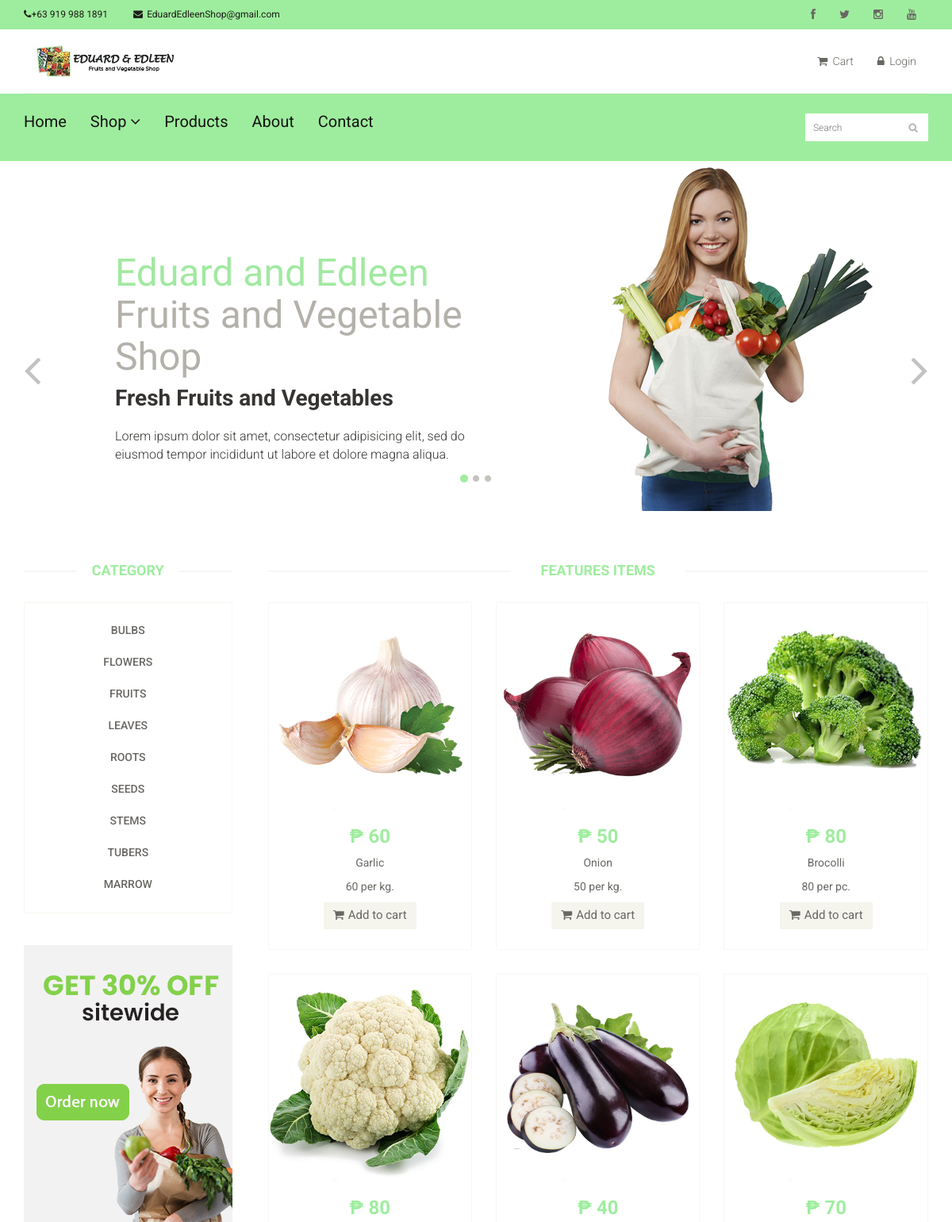
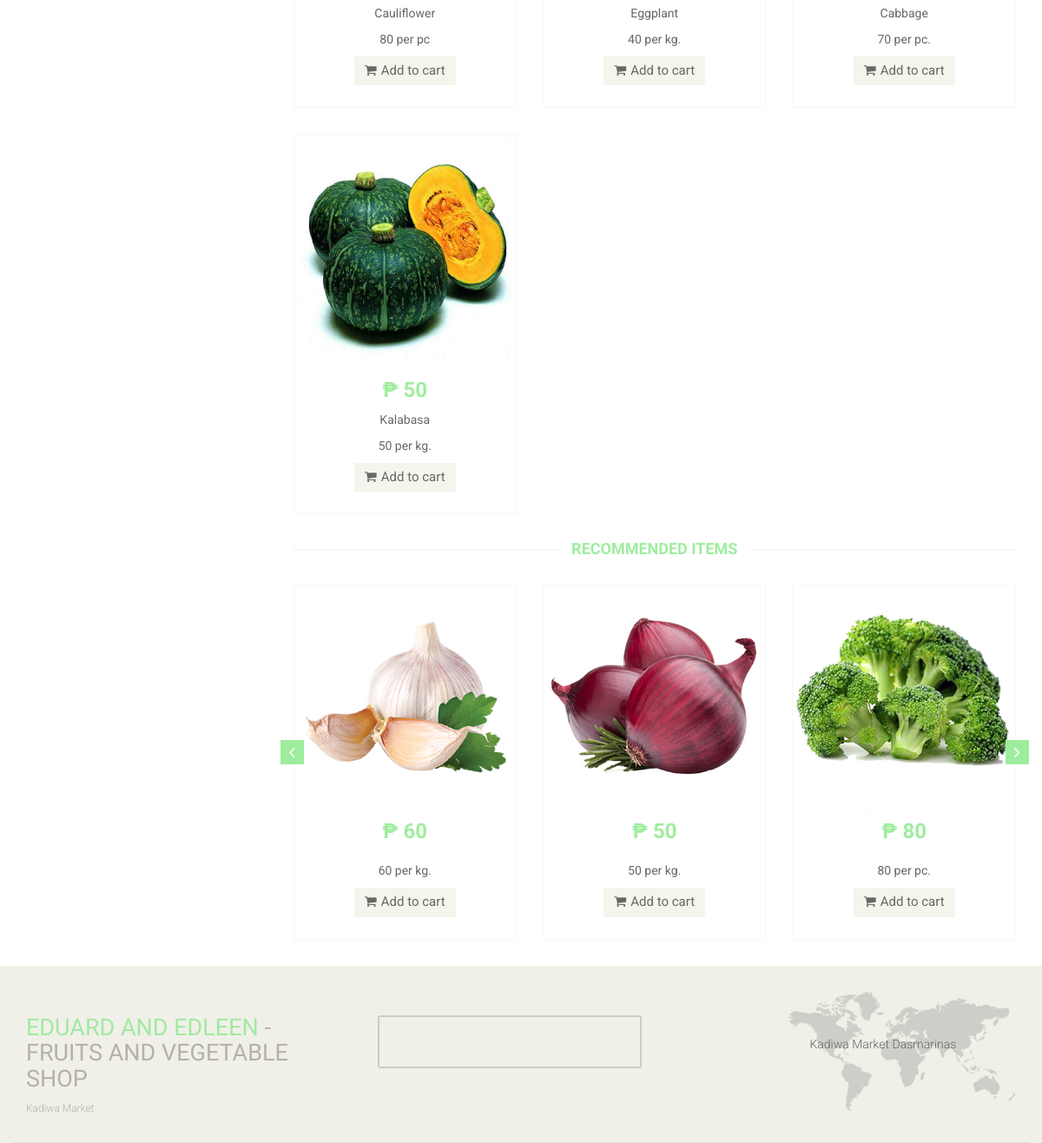
The page / on the database its author committed (2 pictures, top to bottom).
### tables this page shows
CREATE TABLE `tblcontact` (
  `CMS_CONTACT_ID` int(11) NOT NULL,
  `CMS_CONTACT_NAME` varchar(255) NOT NULL,
  `CMS_CONTACT_ADDRESS` varchar(255) NOT NULL,
  `CMS_CONTACT_EMAIL` varchar(255) NOT NULL,
  `CMS_CONTACT_PHONE` varchar(255) NOT NULL,
  `CMS_CONTACT_FB` varchar(255) NOT NULL,
  `CMS_CONTACT_IG` varchar(255) NOT NULL,
  `CMS_CONTACT_TWT` varchar(255) NOT NULL
);

CREATE TABLE `tblabout` (
  `CMS_ABOUT_ID` int(11) NOT NULL,
  `CMS_ABOUT_STORY` varchar(1999) NOT NULL,
  `CMS_ABOUT_MISSION` varchar(1999) NOT NULL,
  `CMS_ABOUT_VISION` varchar(1999) NOT NULL,
  `CMS_ABOUT_BUSINESSLOGO` varchar(255) NOT NULL
);

CREATE TABLE `tblcategory` (
  `CATEGID` int(11) NOT NULL,
  `CATEGORIES` varchar(255) NOT NULL,
  `USERID` int(11) NOT NULL
);

CREATE TABLE `tblpromopro` (
  `PROMOID` int(11) NOT NULL,
  `PROID` int(11) NOT NULL,
  `PRODISCOUNT` double NOT NULL,
  `PRODISPRICE` double NOT NULL,
  `PROBANNER` tinyint(4) NOT NULL,
  `PRONEW` tinyint(4) NOT NULL
);

CREATE TABLE `tblproduct` (
  `PROID` int(11) NOT NULL,
  `PRODNAME` varchar(100) NOT NULL,
  `PRODESC` varchar(255) DEFAULT NULL,
  `INGREDIENTS` varchar(255) NOT NULL,
  `PROQTY` int(11) DEFAULT NULL,
  `ORIGINALPRICE` double NOT NULL,
  `PROPRICE` double DEFAULT NULL,
  `CATEGID` int(11) DEFAULT NULL,
  `IMAGES` varchar(255) DEFAULT NULL,
  `PROSTATS` varchar(30) DEFAULT NULL,
  `OWNERNAME` varchar(90) NOT NULL,
  `OWNERPHONE` varchar(90) NOT NULL,
  `PROD_STATUS` varchar(255) NOT NULL DEFAULT 'Active'
);

### index.php (called while the page is built, shortened)
<?php
require_once ("include/initialize.php");
require_once("theme/templates.php");
?>

### include/database.php (called while the page is built, shortened)
<?php
class Database {
	var $sql_string = '';
	private $conn;
	public function open_connection() {
		$this->conn = mysqli_connect(server,user,pass);
		if(!$this->conn){
			echo "Problem in database connection! Contact administrator!";
			exit();
		}else{
			$db_select = mysqli_select_db($this->conn,database_name);
		}
	}
	function setQuery($sql='') {
		$this->sql_string=$sql;
	}
	function executeQuery() {
		$result = mysqli_query($this->conn,$this->sql_string);
		return $result;
	}
	private function confirm_query($result) {
		return $result;
	}
	function loadResultList( $key='' ) {
		$cur = $this->executeQuery();
		$array = array();
		while ($row = mysqli_fetch_object($cur)) {
			if ($key) {
				$array[$row->$key] = $row;
			} else {
				$array[] = $row;
			}
		}
		return $array;
	}
	function loadSingleResult() {
		$cur = $this->executeQuery();
		while ($row = mysqli_fetch_object($cur)) {
		return $data = $row;
		}
	}
}
$mydb = new Database();
?>

### home.php (the view, shortened to what this page needs)
<section id="slider">
    <div class="container">
      <div class="row">
        <div class="col-sm-12">
          <div id="slider-carousel" class="carousel slide" data-ride="carousel">
            <ol class="carousel-indicators">
              <li data-target="#slider-carousel" data-slide-to="0" class="active"></li>
              <li data-target="#slider-carousel" data-slide-to="1"></li>
              <li data-target="#slider-carousel" data-slide-to="2"></li>
            </ol>
            <div class="carousel-inner">
              <div class="item active">
                <div class="col-sm-6">
                  <h1><span>Eduard and Edleen</span> <br>Fruits and Vegetable Shop</h1>
                  <h2>Fresh Fruits and Vegetables</h2>
                  <p>Lorem ipsum dolor sit amet, consectetur adipisicing elit, sed do eiusmod tempor incididunt ut labore et dolore magna aliqua. </p>
                </div>
                <div class="col-sm-6">
                  <img src="images/home/girl1.jpg" class="girl img-responsive" alt="" />
                </div>
              </div>
            </div>
            <a href="#slider-carousel" class="left control-carousel hidden-xs" data-slide="prev">
              <i class="fa fa-angle-left"></i>
            </a>
            <a href="#slider-carousel" class="right control-carousel hidden-xs" data-slide="next">
              <i class="fa fa-angle-right"></i>
            </a>
          </div>
        </div>
      </div>
    </div>
  </section>
  <section class="bgcontent">
    <div class="container">
      <div class="row">
        <div class="col-sm-3">
            <?php include 'sidebar.php'; ?>
        </div>
        <div class="col-sm-9 padding-right">
          <div class="features_items">
            <h2 class="title text-center">Features Items</h2>
            <?php
            $query = "SELECT * FROM `tblpromopro` pr , `tblproduct` p , `tblcategory` c
            WHERE pr.`PROID`=p.`PROID` AND  p.`CATEGID` = c.`CATEGID`  AND PROQTY>0 ";
            $mydb->setQuery($query);
            $cur = $mydb->loadResultList();
            foreach ($cur as $result) {
              ?>
               <form   method="POST" action="cart/controller.php?action=add">
            <div class="col-sm-4">
              <div class="product-image-wrapper">
                <div class="single-products">
                    <div class="productinfo text-center">
                      <img src="<?php  echo web_root.'admin/products/'. $result->IMAGES; ?>" alt="" />
                      <h2>&#8369 <?php  echo $result->PRODISPRICE; ?></h2>
                      <p><?php  echo    $result->PRODNAME; ?></p>
                      <p><?php  echo    $result->PRODESC; ?></p>
                      <button type="submit" name="btnorder" class="btn btn-default add-to-cart"><i class="fa fa-shopping-cart"></i>Add to cart</button>
                    </div>
                    <div class="product-overlay">
                      <div class="overlay-content">
                      </div>
                    </div>
                </div>
              </div>
            </div>
          </form>
       <?php  } ?>
          </div>
          <div class="recommended_items">
            <h2 class="title text-center">recommended items</h2>
            <div id="recommended-item-carousel" class="carousel slide" data-ride="carousel">
              <div class="carousel-inner">
                <div class="item active">
                         <?php
                    $query = "SELECT * FROM `tblpromopro` pr , `tblproduct` p , `tblcategory` c
                    WHERE pr.`PROID`=p.`PROID` AND  p.`CATEGID` = c.`CATEGID`  AND PROQTY>0 limit 3 ";
                    $mydb->setQuery($query);
                    $cur = $mydb->loadResultList();
                    foreach ($cur as $result) {
                  ?>
                      <form   method="POST" action="cart/controller.php?action=add">
                  <div class="col-sm-4">
                    <div class="product-image-wrapper">
                      <div class="single-products">
                        <div class="productinfo text-center">
                          <img src="<?php  echo web_root.'admin/products/'. $result->IMAGES; ?>" alt="" />
                          <h2>&#8369 <?php  echo $result->PRODISPRICE; ?></h2>
                          <p><?php  echo    $result->PRODESC; ?></p>
                           <button type="submit" name="btnorder" class="btn btn-default add-to-cart"><i class="fa fa-shopping-cart"></i>Add to cart</button>
                        </div>
                      </div>
                    </div>
                  </div>
                </form>
                  <?php } ?>
                </div>
              </div>
               <a class="left recommended-item-control" href="#recommended-item-carousel" data-slide="prev">
                <i class="fa fa-angle-left"></i>
                </a>
                <a class="right recommended-item-control" href="#recommended-item-carousel" data-slide="next">
                <i class="fa fa-angle-right"></i>
                </a>
            </div>
          </div>
        </div>
      </div>
    </div>
  </section>

### theme/templates.php (shortened to what this page needs)
<!DOCTYPE html>
<html lang="en">
<head>
    <link href="css/bootstrap.min.css" rel="stylesheet">
    <link href="css/font-awesome.min.css" rel="stylesheet">
    <link href="css/prettyPhoto.css" rel="stylesheet">
    <link href="css/price-range.css" rel="stylesheet">
    <link href="css/animate.css" rel="stylesheet">
  <link href="css/main.css" rel="stylesheet">
  <link href="css/responsive.css" rel="stylesheet">
</head>
</head>
<body style="background-color:white" onload="totalprice()" >
  <header id="header">
    <div class="header_top">
      <div class="container">
        <div class="row">
          <div class="col-sm-6">
            <div class="contactinfo">
              <ul class="nav nav-pills">
              <?php
                $query = "SELECT * FROM `tblcontact` ";
                    $mydb->setQuery($query);
                    $contactcur = $mydb->loadSingleResult();
                ?>
                <li><a href="#"><i class="fa fa-phone"></i><?php echo $contactcur->CMS_CONTACT_PHONE ?></a></li>
                <li><a href="#"><i class="fa fa-envelope" style="margin-right:5px;"></i><?php echo  $contactcur->CMS_CONTACT_EMAIL ?></a></li>
              </ul>
            </div>
          </div>
          <div class="col-sm-6">
            <div class="social-icons pull-right">
              <ul class="nav navbar-nav">
                <li><a href="<?php echo  $contactcur->CMS_CONTACT_FB ?>"><i class="fa fa-facebook"></i></a></li>
                <li><a href="<?php echo  $contactcur->CMS_CONTACT_TWT ?>"><i class="fa fa-twitter"></i></a></li>
                <li><a href="<?php echo  $contactcur->CMS_CONTACT_IG ?>"><i class="fa fa-instagram"></i></a></li>
                <li><a href="#"><i class="fa fa-youtube"></i></a></li>
              </ul>
            </div>
          </div>
        </div>
      </div>
    </div>
    <div class="header-middle">
      <div class="container">
        <div class="row">
          <div class="col-md-4 clearfix">
            <div class="logo pull-left">
            <?php
                    $query = "SELECT * FROM `tblabout` ";
                    $mydb->setQuery($query);
                    $logocur = $mydb->loadSingleResult();
                ?>
              <a href="<?php echo web_root?>"><img src="<?php echo $logocur->CMS_ABOUT_BUSINESSLOGO?>" alt="" /></a>
            </div>
          </div>
          <div class="col-md-8 clearfix">
            <div class="shop-menu clearfix pull-right">
              <ul class="nav navbar-nav">
                <li><a href="<?php echo web_root;?>index.php?q=cart"><i class="fa fa-shopping-cart"></i> Cart</a></li>
                <?php if (isset($_SESSION['CUSID'] )) { ?>
                  <li><a href="<?php echo web_root?>index.php?q=profile"><i class="fa fa-user"></i> Account</a></li>
                  <li><a   href="<?php echo web_root?>logout.php"><i class="fa fa-lock"></i> Logout</a></li>
                <?php }else{ ?>
                <li><a data-target="#smyModal" data-toggle="modal"  href=""><i class="fa fa-lock"></i> Login</a></li>
              <?php } ?>
              </ul>
            </div>
          </div>
        </div>
      </div>
    </div>
    <div class="header-bottom">
      <div class="container">
        <div class="row">
          <div class="col-sm-9">
            <div class="mainmenu pull-left">
              <ul class="nav navbar-nav collapse navbar-collapse">
                <li><a href="<?php echo web_root;?>">Home</a></li>
                <li class="dropdown"><a href="#">Shop<i class="fa fa-angle-down"></i></a>
                                </li>
                <li><a href="<?php web_root?>index.php?q=product">Products</a></li>
                <li><a href="<?php web_root?>index.php?q=about">About</a></li>
                <li><a href="<?php web_root?>index.php?q=contact">Contact</a></li>
              </ul>
            </div>
          </div>
          <div class="col-sm-3">
            <form action="<?php echo web_root?>index.php?q=product" method="POST" >
              <div class="search_box pull-right">
                <input type="text" name="search" placeholder="Search"/>
              </div>
            </form>
          </div>
        </div>
      </div>
    </div>
  </header>
          <?php
            require_once $content;
         ?>
    <footer id="footer">
    <div class="footer-top">
      <div class="container">
        <div class="row">
          <div class="col-sm-4">
            <div class="companyinfo">
              <h2><span>Eduard and Edleen </span>- Fruits and Vegetable Shop</h2>
              <p>Kadiwa Market</p>
            </div>
          </div>
          <div class="col-sm-5">
            <div class="col-sm-6">
              <div class="video-gallery text-center">
                <a href="#">
                   <iframe  class="iframe-img"  src="https://www.youtube.com/embed/J4NvnuVhxus" frameborder="0" allow="accelerometer; autoplay; encrypted-media; gyroscope; picture-in-picture" allowfullscreen></iframe>
                </a>
              </div>
            </div>
          </div>
          <div class="col-sm-3">
            <div class="address">
              <img src="images/home/map.png" alt="" />
              <p>Kadiwa Market Dasmarinas </p>
            </div>
          </div>
        </div>
      </div>
    </div>
  </footer>
</body>
</html>

### sidebar.php
<div class="left-sidebar">
          <h2>Category</h2>
          <div class="panel-group category-products" id="accordian">
               <?php
                    $mydb->setQuery("SELECT * FROM `tblcategory`");
                    $cur = $mydb->loadResultList();
                   foreach ($cur as $result) {
                    echo ' <div class="categ panel panel-default">
                          <div class="panel-heading">
                            <h4 class="panel-title"><a href="index.php?q=product&category='.$result->CATEGORIES.'" >'.$result->CATEGORIES.'</a></h4>
                          </div>
                        </div>';
                    }
                ?>
          </div>
          <div class="shipping text-center">
            <img src="images/home/shipping.jpg" alt="" />
          </div>
        </div>

### rows shown on the page
tblcontact: CMS_CONTACT_PHONE "+63 919 988 1891", CMS_CONTACT_EMAIL "EduardEdleenShop@gmail.com"
tblabout: CMS_ABOUT_BUSINESSLOGO (picture)
tblcategory: CATEGORIES "BULBS"
tblcategory: CATEGORIES "FLOWERS"
tblcategory: CATEGORIES "FRUITS"
tblcategory: CATEGORIES "LEAVES"
tblcategory: CATEGORIES "ROOTS"
tblcategory: CATEGORIES "SEEDS"
tblcategory: CATEGORIES "STEMS"
tblcategory: CATEGORIES "TUBERS"
tblcategory: CATEGORIES "MARROW"
tblpromopro: PROID.IMAGES (picture), PRODISPRICE "60", PROID.PRODNAME "Garlic", PROID.PRODESC "60 per kg."
tblpromopro: PROID.IMAGES (picture), PRODISPRICE "50", PROID.PRODNAME "Onion", PROID.PRODESC "50 per kg."
tblpromopro: PROID.IMAGES (picture), PRODISPRICE "80", PROID.PRODNAME "Brocolli", PROID.PRODESC "80 per pc."
tblpromopro: PROID.IMAGES (picture), PRODISPRICE "80", PROID.PRODNAME "Cauliflower", PROID.PRODESC "80 per pc"
tblpromopro: PROID.IMAGES (picture), PRODISPRICE "40", PROID.PRODNAME "Eggplant", PROID.PRODESC "40 per kg."
tblpromopro: PROID.IMAGES (picture), PRODISPRICE "70", PROID.PRODNAME "Cabbage", PROID.PRODESC "70 per pc."
tblpromopro: PROID.IMAGES (picture), PRODISPRICE "50", PROID.PRODNAME "Kalabasa", PROID.PRODESC "50 per kg."
